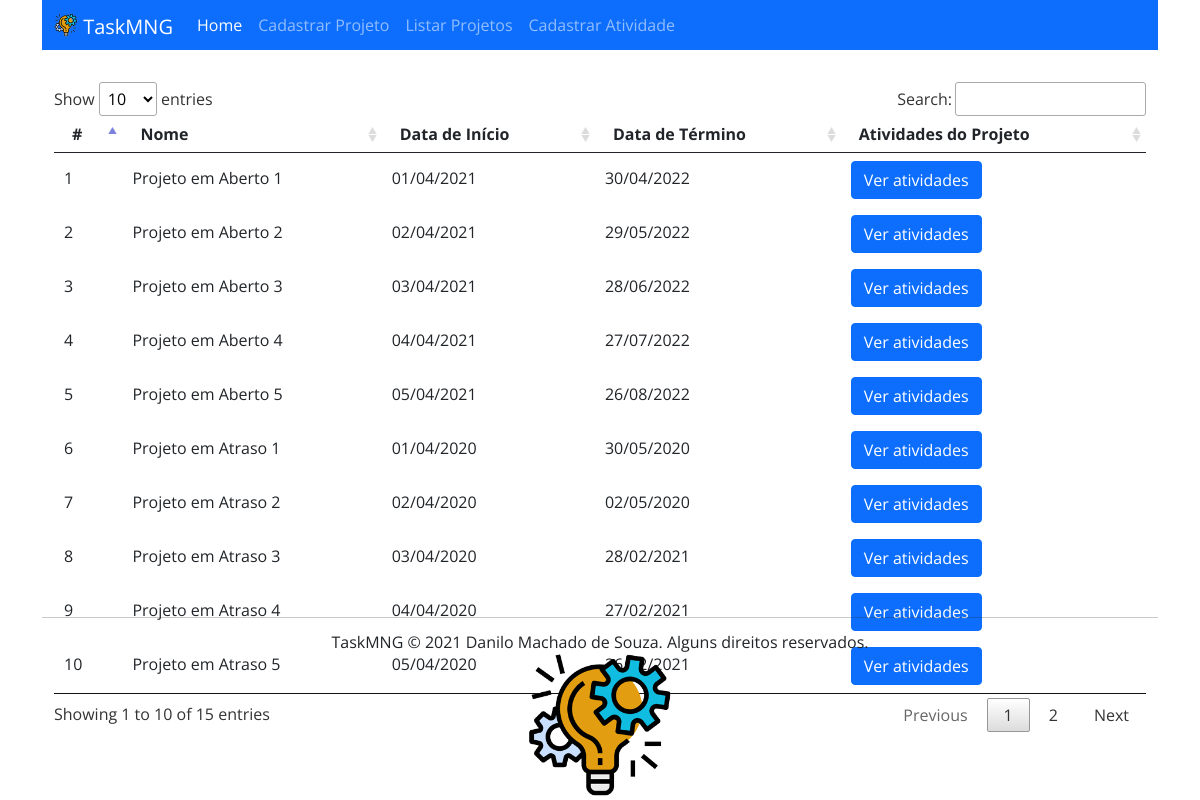
The page /index.php?page=listarProjetos on the database its author committed.
### tables this page shows
CREATE TABLE `tbl_projetos` (
  `id` int(11) NOT NULL,
  `nome` varchar(255) NOT NULL,
  `data_inicio` date NOT NULL,
  `data_fim` date NOT NULL
);

### pages/listar-projetos.php (the view, shortened to what this page needs)
<?php
include 'assets/connect.php';
?>
<div class="container">
  <table id="list" class="table">
    <thead>
      <tr>
        <th class="table-cell table-cell-odd">#</th>
        <th class="table-cell">Nome</th>
        <th class="table-cell table-cell-odd">Data de Início</th>
        <th class="table-cell">Data de Término</th>
        <th class="table-cell table-cell-odd">Atividades do Projeto</th>
      </tr>
    </thead>
    <tbody>
      <?php
      $query = sprintf("SELECT * FROM tbl_projetos");
      $dados = mysqli_query($conexao, $query) or die(mysql_error());
      $linha = mysqli_fetch_assoc($dados);
      $total = mysqli_num_rows($dados);
      if ($total > 0) {
        do {
          ?>
          <tr class="table-row">
            <td scope="col" class="table-cell table-cell-odd"><?php echo ($linha['id']);?></td>
            <td scope="col" class="table-cell"><?php echo ($linha['nome']);?></td>
            <td scope="col" class="table-cell table-cell-odd"><?php echo (date_format(date_create($linha['data_inicio']), "d/m/Y"));?></td>
            <td scope="col" class="table-cell"><?php echo (date_format(date_create($linha['data_fim']), "d/m/Y"));?></td>
            <td scope="col" class="table-cell">
              <button type="button" class="btn btn-primary" data-bs-toggle="modal" data-bs-target="#modal<?php echo ($linha['id']); ?>">
                Ver atividades
              </button>
            </td>
          </tr>
          <?php
        } while ($linha = mysqli_fetch_assoc($dados));
      }
      ?>
    </tbody>
  </table>
</div>

### assets/header.php (shortened to what this page needs)
<!DOCTYPE html>
<html lang="pt-br" dir="ltr">
  <head>
    <link rel="stylesheet" type="text/css" href="media/css/bootstrap.min.css">
    <link rel="stylesheet" type="text/css" href="media/css/reset.css">
    <link rel="stylesheet" type="text/css" href="media/css/datatables.min.css">
    <link rel="stylesheet" type="text/css" href="media/css/master.css">
  </head>
  <body>
    <main class="container">
      <?php include 'nav.php';
      session_start(); ?>

### assets/nav.php
<nav class="navbar navbar-expand-lg navbar-dark bg-primary">
  <div class="container-fluid">
    <a class="navbar-brand" href="index.php">
      <img src="media/image/favicon.png" alt="" width="24" height="24" class="d-inline-block align-text-top">
      TaskMNG
    </a>
    <div class="collapse navbar-collapse" id="navbarNavDropdown">
      <ul class="navbar-nav">
        <li class="nav-item">
          <a class="nav-link active" aria-current="page" href="index.php">Home</a>
        </li>
        <li class="nav-item">
          <a class="nav-link" href="index.php?page=cadastrarProjeto">Cadastrar Projeto</a>
        </li>
        <li class="nav-item">
          <a class="nav-link" href="index.php?page=listarProjetos">Listar Projetos</a>
        </li>
        <li class="nav-item">
          <a class="nav-link" href="index.php?page=cadastrarAtividade">Cadastrar Atividade</a>
        </li>
      </ul>
    </div>
  </div>
</nav>

### index.php (shortened to what this page needs)
<?php
include 'assets/connect.php';
$page = isset($_GET['page'])? $_GET['page']:'';
include 'assets/header.php';
switch ($page) {
  case 'listarProjetos':
    include 'pages/listar-projetos.php';
    break;
}
include 'assets/footer.php';

### assets/footer.php (shortened to what this page needs)
    </main>
    <footer class="container">
      <hr>
      <div class="container-footer">
        <h6 class="footer-text">TaskMNG © 2021 Danilo Machado de Souza. Alguns direitos reservados.</h6>
        <img class="footer-image" src="media/image/logo.png" alt="Logo TaskMNG">
      </div>
    </footer>
  </body>
</html>

### media/css/master.css (style rules this page uses)
body { font-family: 'Open sans', sans-serif; }
.navbar { margin-bottom: 2rem; }
h6.footer-text { text-align: center; }
img.footer-image { width: 150px; margin: 0 auto; display: block; }
footer.container { position: fixed; bottom: 0; left: 50%; transform: translate(-50%, 0); }

### rows shown on the page
tbl_projetos: id "1", nome "Projeto em Aberto 1", data_inicio "01/04/2021", data_fim "30/04/2022"
tbl_projetos: id "2", nome "Projeto em Aberto 2", data_inicio "02/04/2021", data_fim "29/05/2022"
tbl_projetos: id "3", nome "Projeto em Aberto 3", data_inicio "03/04/2021", data_fim "28/06/2022"
tbl_projetos: id "4", nome "Projeto em Aberto 4", data_inicio "04/04/2021", data_fim "27/07/2022"
tbl_projetos: id "5", nome "Projeto em Aberto 5", data_inicio "05/04/2021", data_fim "26/08/2022"
tbl_projetos: id "6", nome "Projeto em Atraso 1", data_inicio "01/04/2020", data_fim "30/05/2020"
tbl_projetos: id "7", nome "Projeto em Atraso 2", data_inicio "02/04/2020", data_fim "02/05/2020"
tbl_projetos: id "8", nome "Projeto em Atraso 3", data_inicio "03/04/2020", data_fim "28/02/2021"
tbl_projetos: id "9", nome "Projeto em Atraso 4", data_inicio "04/04/2020", data_fim "27/02/2021"
tbl_projetos: id "10", nome "Projeto em Atraso 5", data_inicio "05/04/2020"
